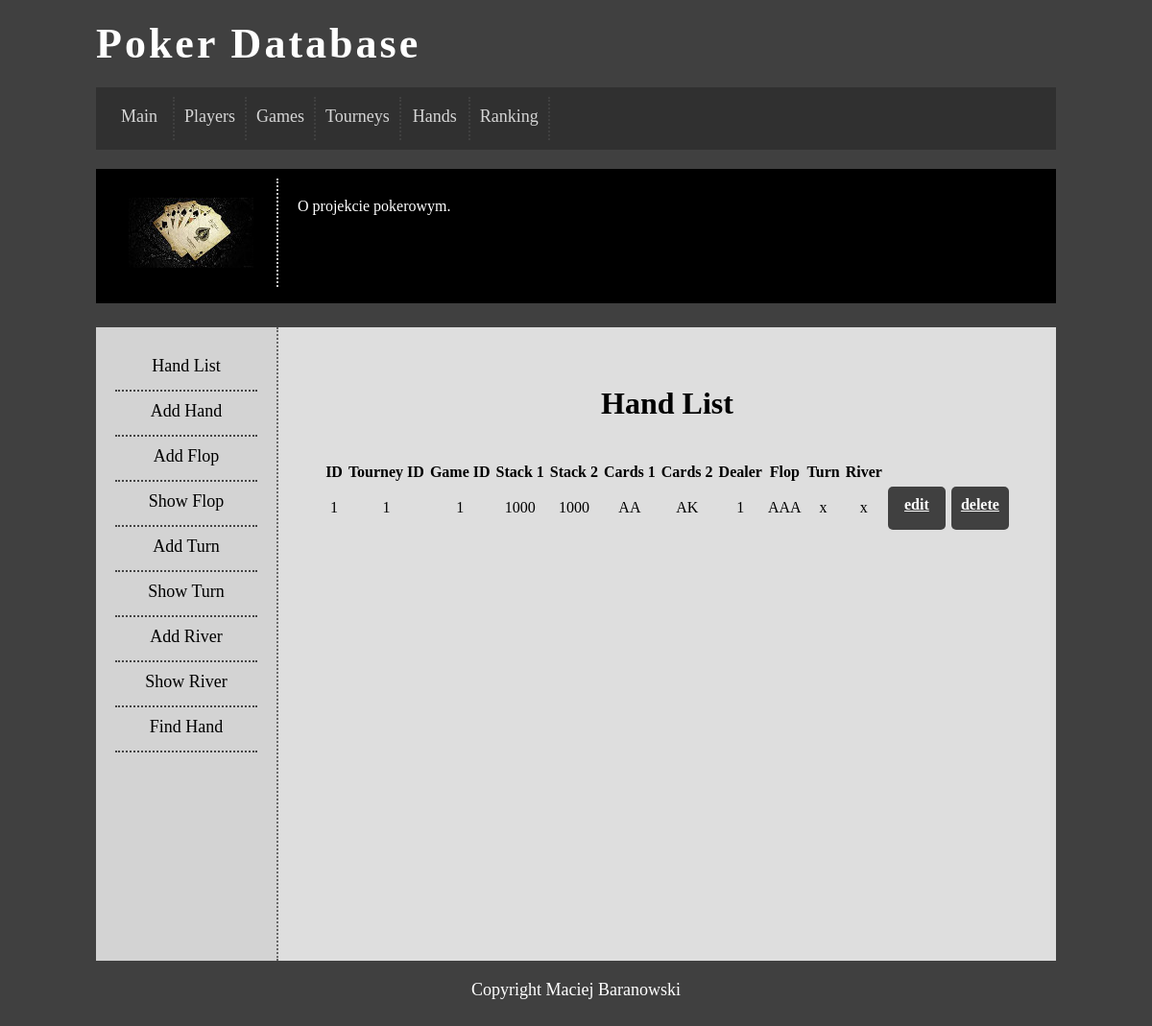
The page /handlist.php on the database its author committed.
### tables this page shows
CREATE TABLE IF NOT EXISTS `hands` (
  `idhand` int(11) NOT NULL,
  `idturniej` int(11) NOT NULL,
  `idgame` int(11) NOT NULL,
  `stackone` int(11) NOT NULL,
  `stacktwo` int(11) NOT NULL,
  `holecardsone` text NOT NULL,
  `holecardstwo` text NOT NULL,
  `dealer` text NOT NULL,
  `blindlimit` int(11) NOT NULL,
  `idpreflop` int(11) NOT NULL,
  `flop` text NOT NULL,
  `idflop` int(11) NOT NULL,
  `turn` text NOT NULL,
  `idturn` int(11) NOT NULL,
  `river` text NOT NULL,
  `idriver` int(11) NOT NULL
);

### handlist.php (the view, shortened to what this page needs)
<html>
<head>
	<link rel="stylesheet" href="style.css" type="text/css" />
</head>
<body>
	<div id="container">
		<div id="logo">
		 Poker Database
		</div>
		<div id="menu">
		<a href='index.php' class="optionlink"><div class="option">Main</div></a>
		<a href='playerlist.php' class="optionlink"><div class="option">Players</div></a>
		<a href='gamelist.php' class="optionlink"><div class="option">Games</div></a>
		<a href='tourneylist.php' class="optionlink"><div class="option">Tourneys</div></a>
		<a href='handlist.php' class="optionlink"><div class="option">Hands</div></a>
		<a href='rankinglist.php' class="optionlink"><div class="option">Ranking</div></a>
		</div>
		<div id="topbar">
			<div id="topbarL">
				<img src="cards.jpeg" />
			</div>
			<div id="topbarR">
				O projekcie pokerowym.
			</div>
		</div>
		<div id="sidebar">
		<a href='handlist.php' class="optionlinkS"><div class="optionL">Hand List</div></a>
		<a href='handadd.php' class="optionlinkS"><div class="optionL">Add Hand</div></a>
		<a href='flopadd.php' class="optionlinkS"><div class="optionL">Add Flop</div></a>
		<a href='flopshow.php' class="optionlinkS"><div class="optionL">Show Flop</div></a>
		<a href='turnadd.php' class="optionlinkS"><div class="optionL">Add Turn</div></a>
		<a href='turnshow.php' class="optionlinkS"><div class="optionL">Show Turn</div></a>
		<a href='riveradd.php' class="optionlinkS"><div class="optionL">Add River</div></a>
		<a href='rivershow.php' class="optionlinkS"><div class="optionL">Show River</div></a>
		<a href='handfind.php' class="optionlinkS"><div class="optionL">Find Hand</div></a>
		</div>
	<div id="content">
			<h1 align="center"> Hand List </h1><br />
			<?php	require_once('db.php');
				$query1 = "SELECT * FROM hands";
				$response1 = @mysqli_query($dbc, $query1);
			echo '<table align="center"
			cellspacing="2" cellpadding="2">
			<tr>
				<td align="center"><b>ID</b></td>
				<td align="center"><b>Tourney ID</b></td>
				<td align="center"><b>Game ID</b></td>
				<td align="center"><b>Stack 1</b></td>
				<td align="center"><b>Stack 2</b></td>
				<td align="center"><b>Cards 1</b></td>
				<td align="center"><b>Cards 2</b></td>
				<td align="center"><b>Dealer</b></td>
				<td align="center"><b>Flop</b></td>
				<td align="center"><b>Turn</b></td>
				<td align="center"><b>River</b></td>';
			while($row = mysqli_fetch_array($response1)){
			echo '<tr><td align="center">' .
			$row['0'] . ' </td><td align="center">' .
			$row['1'] . ' </td><td align="center">' .
			$row['2'] . ' </td><td align="center">' .
			$row['3'] . ' </td><td align="center">' .
			$row['4'] . ' </td><td align="center">' .
			$row['5'] . ' </td><td align="center">' .
			$row['6'] . ' </td><td align="center">' .
			$row['7'] . ' </td><td align="center">' .
			$row['10'] . ' </td><td align="center">' .
			$row['12'] . ' </td><td align="center">' .
			$row['14'] . ' </td><td align="center">' .
			"<a href='handupdate.php?edit=$row[idhand]' class='buttons'>edit</a>" . ' </td><td align="center">' .
			"<a href='deletehand.php?del=$row[idhand]' class='buttons'>delete</a>";
			echo '</tr>';
		}
		echo '</table>';
		?>
	</div>
		<div id="footer">
			Copyright Maciej Baranowski
		</div>
	</div>
</body>
</html>

### style.css (style rules this page uses)
body { background-color: #404040; }
#container { width: 1000px; margin-left: auto; margin-right: auto; }
#logo { color: white; margin-top: 20px; font-size: 44px; letter-spacing: 3px; font-weight: 900; }
#menu { background-color: #303030; margin-top: 20px; color: #ffffff; padding: 10px; text-align: center; }
#topbar { background-color: black; color: white; padding: 10px; margin-top: 20px; margin-bottom: 25px; height: 120px; }
#topbarL { float: left; padding: 20px; width: 138px; text-align: center; border-right: 2px dotted #cccccc; }
#topbarR { float: left; padding: 20px; width: 760px; font-size: 16px; text-align: justify; }
#sidebar { float: left; width: 148px; min-height: 620px; padding: 20px; background-color: lightgray; text-align: center; font-size: 18px; border-right: 2px dotted #666666; }
#content { float: left; padding: 40px; width: 730px; background-color: #dedede; min-height: 580px; text-align: justify; }
#footer { clear: both; color: white; text-align: center; padding: 20px; font-size: 18px; }
.option { float: left; min-width: 50px; height: 25px; font-size: 18px; padding: 10px; border-right: 2px dotted #444444; opacity: 0.8; }
.optionL { font-size:18px; height: 25px; padding: 10px; border-bottom: 2px dotted #444444; }
a.optionlink { color: #ffffff; text-decoration: none; }
a.optionlinkS { color: black; text-decoration: none; }
a.buttons { display: block; width: 40px; height: 25px; background: #404040; padding: 10px; text-align: center; border-radius: 5px; color: white; font-weight: bold; }

### rows shown on the page
hands: idhand "1", idturniej "1", idgame "1", stackone "1000", stacktwo "1000", holecardsone "AA", holecardstwo "AK", dealer "1", flop "AAA", turn "x", river "x"
